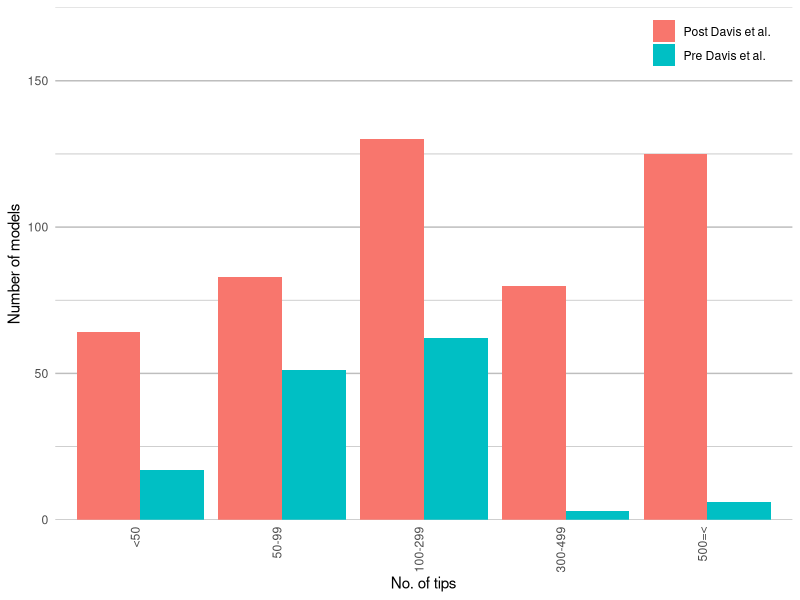

R code for this plot:
####
# How do dataset properties compare to recommendations?
####

rm(list = ls())

library(tidyr)
library(dplyr)
library(ggplot2)

#read in data
df <- read.csv("data/sse_review_table - main_table.csv")

#check col names
colnames(df)

#choose the columns you want in model (plus study/model_no for formatting)
df <-
  df[, c(
    'study',
    'model_no',
    'tips',
    'year',
    'div_inc'
  )]

#reduce to a single binary result per model per study
df2 <- df %>%
  group_by(study, model_no) %>%
  dplyr::slice(which.max(div_inc))
head(df2)

#remove na
df2<-na.omit(df2)

####
# DAVIS ET AL 2013
####

#make new col with 2's
df2$davis<-rep(2,length(df2$study))

#split studies by year of publication Davis et al. 2013
#1 = pre DEL, 2 = post DEL
df2$davis[as.numeric(as.character(df2$year))<2014]<-1
df2$davis<-as.factor(df2$davis)

#make frequency table according to Davis et al. thresholds

#post
freq<-vector()
freq[1]<-sum(df2[df2$davis==2,]$tips>=500)
freq[2]<-sum(df2[df2$davis==2,]$tips<500 & df2[df2$davis==2,]$tips>=300)
freq[3]<-sum(df2[df2$davis==2,]$tips<300 & df2[df2$davis==2,]$tips>=100)
freq[4]<-sum(df2[df2$davis==2,]$tips<100 & df2[df2$davis==2,]$tips>=50)
freq[5]<-sum(df2[df2$davis==2,]$tips<50)


#pre
freq[6]<-sum(df2[df2$davis==1,]$tips>=500)
freq[7]<-sum(df2[df2$davis==1,]$tips<500 & df2[df2$davis==1,]$tips>=300)
freq[8]<-sum(df2[df2$davis==1,]$tips<300 & df2[df2$davis==1,]$tips>=100)
freq[9]<-sum(df2[df2$davis==1,]$tips<100 & df2[df2$davis==1,]$tips>=50)
freq[10]<-sum(df2[df2$davis==1,]$tips<50)

freq

#make table with frequency, threshold, and  time (pre/post DEL)
df3<-data.frame(freq,rep(c("500=<",
                           "300-499",
                           "100-299",
                           "50-99",
                           "<50"),2),
                c(rep("post-davis",5),rep("pre-davis",5)))
colnames(df3)<-c("freq","no_tips","time")

#change to factor for plotting
df3$no_tips<-factor(df3$no_tips, c("<50", "50-99", "100-299", "300-499","500=<"))

df3

#grouped barplot
ggplot(df3, aes(fill=time, y=freq, x=no_tips))+
  geom_bar(position="dodge", stat="identity")+
  scale_x_discrete(name ="No. of tips") +
  scale_y_continuous(expand = c(0, 0),
                     limits=c(0,175),
                     name ="Number of models") +
  scale_fill_discrete(labels = c("Post Davis et al.", "Pre Davis et al.")) +
  theme(axis.text.x = element_text(angle = 90,vjust=-0.05,hjust = 1),
        axis.ticks.x = element_blank(),
        axis.ticks.y = element_blank(),
        legend.title = element_blank(),
        panel.border = element_blank(),
        panel.grid.minor = element_line(colour="grey"),
        panel.grid.major.y = element_line(colour="grey"),
        panel.grid.major.x = element_blank(),
        panel.background = element_rect(fill = "white"),
        legend.position = c(0.89,0.93),
        legend.background = element_blank())

####
# Proportions for DEL tree size
####

#number of models < 300 tips pre DEL
sum(df3$freq[8:10])

#total number of models pre DEL
sum(df3[df3$time=="pre-davis",]$freq)

#proportion models < 300 tips pre-davis/ total models pre-davis
(sum(df3$freq[8:10]))  / sum(df3[df3$time=="pre-davis",]$freq)

#number of models < 300 tips post DEL
sum(df3$freq[3:5])

#total number of models post DEL
sum(df3[df3$time=="post-davis",]$freq)

#proportion models < 300 tips post-davis/ total models post-davis
(sum(df3$freq[3:5]))  / sum(df3[df3$time=="post-davis",]$freq)

